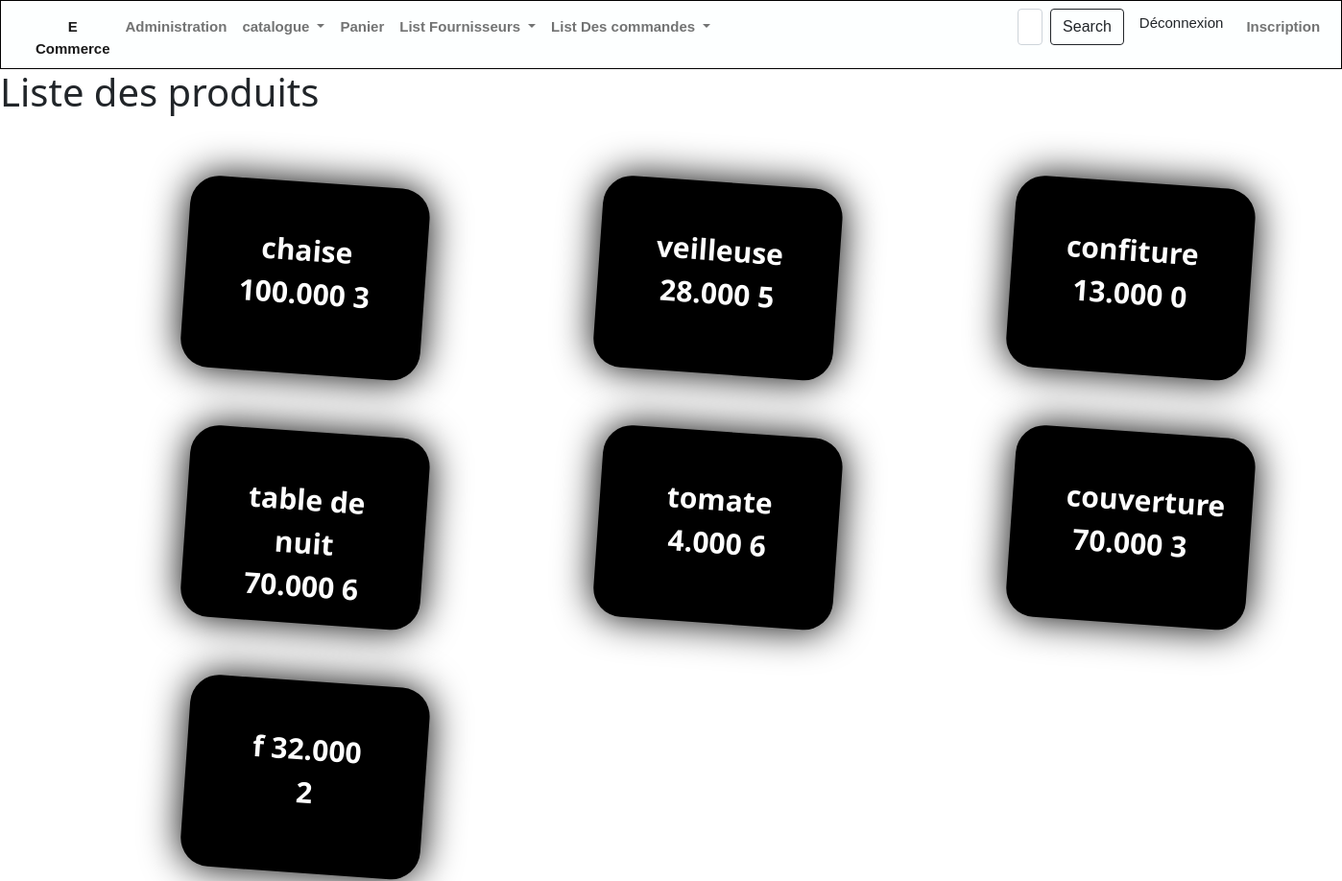
The page /magasin/liste/ on the database its author committed.
### magasin/models.py (models this page shows, shortened)
class Produit(models.Model):
    Categorie = models.ForeignKey('Categorie', on_delete=models.CASCADE, null=True)
    Fournisseur = models.ForeignKey('Fournisseur', on_delete=models.CASCADE, null=True)
    TYPE_CHOICES=[  ('em','emballé'),
                    ('fr','Frais'),
                    ('cs','Conserve')]
    libelle=models.CharField(max_length=100)
    description=models.TextField(default='non définie')
    prix=models.DecimalField(max_digits=10,decimal_places=3,default=0)
    type=models.CharField(max_length=2,choices=TYPE_CHOICES,default='em')
    img =models.ImageField(upload_to='media/', null=True, blank=True)
    stock = models.IntegerField(default=0)

### magasin/views.py (the view)
# urls.py: path('liste/', views.liste_produits, name='liste_produits'),
def liste_produits(request):
    produits = Produit.objects.all()
    context = {'produits': produits}
    return render(request, 'panier/liste_produits.html', context)

### magasin/templates/panier/liste_produits.html
{% extends 'magasin/base.html' %}
{% block content %}
  <h1>Liste des produits</h1>
          <div class="row col-12 ml-2 mr-2" style="text-align:center; font-weight:bolder; font-size:30px; ">
            {% for produit in produits %}
            <div  style="height:200px; width:250px;margin-top: 60px; margin-left:180px;border: 50% 20% / 10% 40%; background-color: rgb(0, 0, 0);   border-radius: 30px;
            padding: 40px;
            box-shadow: 0 0 40px #000;
            transform: translateY(0) rotate(4deg) translateX(25px)">
            <a href="{% url 'ajouter_au_panier' produit.id %}" class="nav-link" style="color: white;">
              <td>{{ produit.libelle }}
              <td>{{ produit.prix }}</td>
              <td>{{ produit.stock }}</td>
                   </a>
            </div>
            {% endfor %}
          </div>
{% endblock %}

### rows shown on the page
Produit: libelle "chaise", prix "100.000", stock "3"
Produit: libelle "veilleuse", prix "28.000", stock "5"
Produit: libelle "confiture", prix "13.000", stock "0"
Produit: libelle "table de nuit", prix "70.000", stock "6"
Produit: libelle "tomate", prix "4.000", stock "6"
Produit: libelle "couverture", prix "70.000", stock "3"
Produit: libelle "f", prix "32.000", stock "2"
